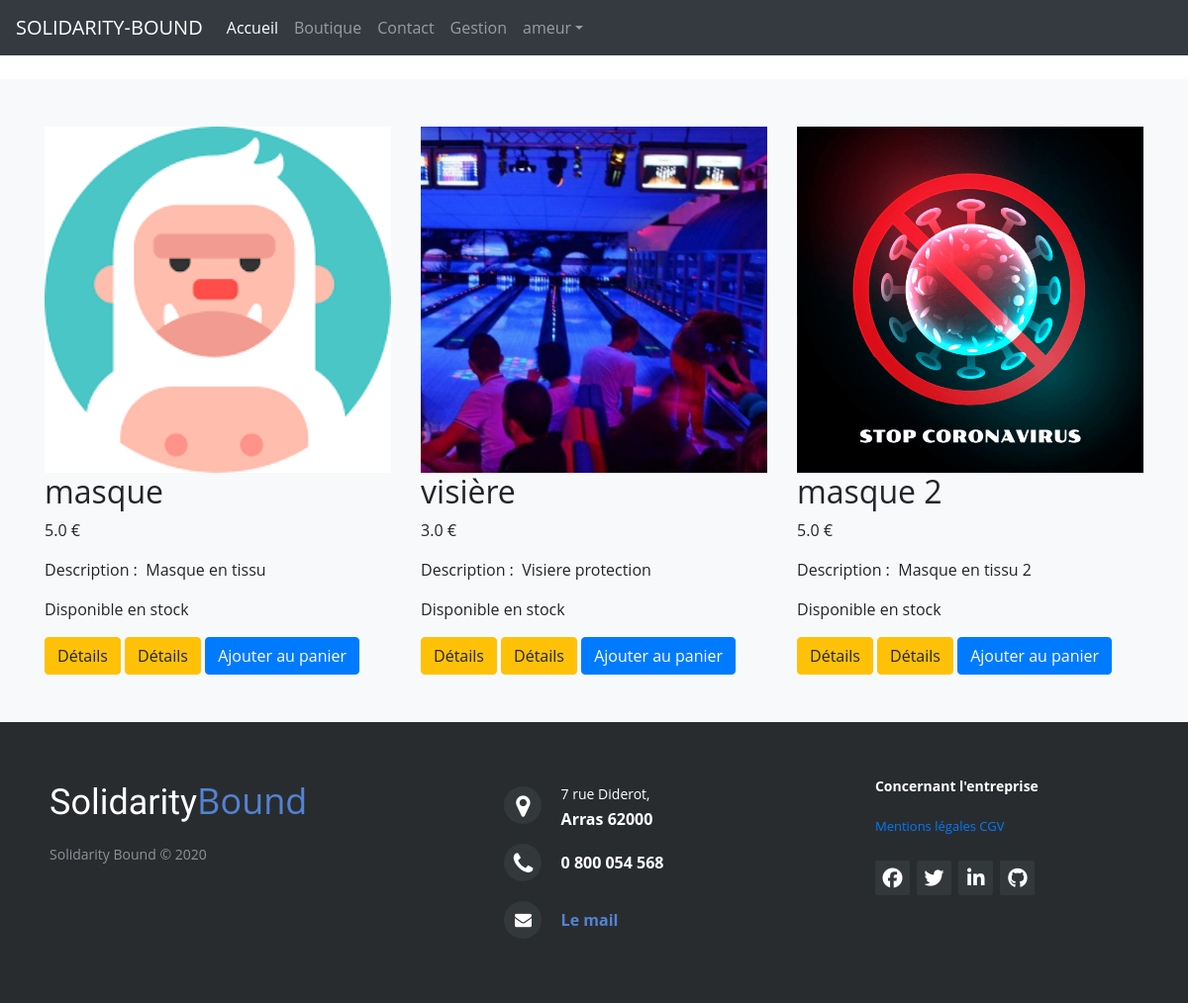
The page /boutique (signed in) on the database its author committed.
### models.py (models this page shows, shortened)
class User(UserMixin, db.Model):
    __tablename__ = 'users'
    id = db.Column(db.Integer, primary_key=True)
    name = db.Column(db.String(50), nullable=False)
    location = db.Column(db.String(50))
    email = db.Column(db.String(100), unique=True, nullable=False)
    password = db.Column(db.String(100), nullable=False)
    role_id = db.Column(db.Integer, db.ForeignKey('roles.id'))
    date_created = db.Column(db.DateTime, default=datetime.now())

class Product(db.Model):
    __tablename__ = 'products'
    __table_args__ = {'extend_existing': True}
    id = db.Column(db.Integer, primary_key=True)
    name = db.Column(db.String(50), nullable=False)
    description = db.Column(db.String(64), nullable=False)
    image = db.Column(db.String(500), nullable=False)
    price = db.Column(db.Float, nullable=False)
    quantity = db.Column(db.Integer, nullable=False)
    inStock = db.Column(db.Boolean, nullable=True)
    cart = db.relationship('Cart', backref='product')
    comments = db.relationship('Comment', backref='product', lazy=True)

### app.py (the view, shortened to what this page needs)
    @app.route('/boutique', methods=['GET', 'POST'])
    def boutique():
        form = AddProduct()
        all_products = Product.query.all()
        role_admin = 2
        return render_template('boutique.html', products=all_products, form=form, user=current_user,
                               role_admin=role_admin)

### templates/boutique.html (shortened to what this page needs)
{% extends 'base.html' %}
{% block body %}
    <br>
    <div class="album py-5 bg-light">
      <div class="container">
        <div class="row">
    {% for product in products %}
          <div class="col-md-4 col-xs-12">
                <div class="serv">
                     <img class="img-fluid" width="100%" height="225" src="{{ url_for('static', filename='img/uploads/')}}{{ product.image }}" alt="image" />
                     <h2>{{ product.name }}</h2>
                    <p style="white-space: pre-wrap">{{ product.price }} €</p>
                     <p style="white-space: pre-wrap">Description :  {{product.description }}</p>
                    <p style="white-space: pre-wrap">{% if product.quantity>0 %}Disponible en stock {% endif %} </p>
                    <a class="btn btn-warning" href="#">Détails</a>
                    <a class="btn btn-warning" href="/boutique/{{product.id}}">Détails</a>
                   <a class="btn btn-primary" href="/boutique/ajout/{{product.id}}">Ajouter au panier</a>
                </div>
         </div>
    {% endfor %}
        </div>
      </div>
    </div>
{% endblock %}

### templates/base.html (shortened to what this page needs)
<!DOCTYPE html>
<html lang="en">
<head>
    <link rel="stylesheet" href="https://cdnjs.cloudflare.com/ajax/libs/font-awesome/5.13.0/css/all.min.css">
    <link href="{{url_for('static', filename = 'css/detail.css')}}" rel="stylesheet" />
    <link rel="stylesheet" href="https://stackpath.bootstrapcdn.com/bootstrap/4.4.1/css/bootstrap.min.css">
    <link rel="stylesheet" href="./static/css/stylehome.css">
	<link rel="stylesheet" href="http://maxcdn.bootstrapcdn.com/font-awesome/4.2.0/css/font-awesome.min.css">
</head>
<body>
      <nav class="navbar navbar-expand-lg navbar-dark bg-dark" style="background-color: #e3f2fd;">
    <a class="navbar-brand" href="#">SOLIDARITY-BOUND</a>
    <div class="collapse navbar-collapse" id="navbarColor03">
      <ul class="navbar-nav mr-auto">
        <li class="nav-item active">
          <a class="nav-link" href="/">Accueil <span class="sr-only">(current)</span></a>
        </li>
        <li class="nav-item">
          <a class="nav-link" href="/boutique">Boutique</a>
        </li>
        <li class="nav-item">
          <a class="nav-link" href="#">Contact</a>
        </li>
            {% if current_user.is_authenticated %}
                <li class="nav-item">
          <a class="nav-link" href="/admin">Gestion </a>
        </li>
               <li class="nav-item dropdown" >
            <a class="nav-link dropdown-toggle" href="http://example.com" id="dropdown03" data-toggle="dropdown" aria-haspopup="true" aria-expanded="false">{{ current_user.name }}</a>
          </li>
      {% endif %}
      </ul>
    </div>
      </nav>
    <div class="">
    {% block body %}
    {% endblock %}
        </div>
    <footer class="footer-distributed">
		<div class="footer-left">
		    <h3>Solidarity<span>Bound</span></h3>
		    <p class="footer-company-name">Solidarity Bound &copy; 2020</p>
		</div>
		<div class="footer-center">
            <div>
                <i class="fa fa-map-marker"></i>
		        <p><span>7 rue Diderot,</span> Arras 62000</p>
		    </div>
		    <div>
		        <i class="fa fa-phone"></i>
		        <p>0 800 054 568</p>
		    </div>
		    <div>
		        <i class="fa fa-envelope"></i>
		        <p><a href="#">Le mail </a></p>
		    </div>
		</div>
		<div class="footer-right">
            <p class="footer-company-about">
                <span>Concernant l'entreprise</span>
                <a href="#">Mentions légales</a>
                <a href="#">CGV</a>
		    </p>
		    <div class="footer-icons">
		        <a href="#"><i class="fa fa-facebook"></i></a>
		        <a href="#"><i class="fa fa-twitter"></i></a>
		        <a href="#"><i class="fa fa-linkedin"></i></a>
		        <a href="#"><i class="fa fa-github"></i></a>
		    </div>
		</div>
		</footer>
</body>
</html>

### static/css/detail.css (style rules this page uses)
* { margin: 0; padding: 0; font-family: "Open Sans",sans-serif; box-sizing: border-box; }
body { margin-top: 150px; background: #7ed6df; transition: 0.6s linear; }

### static/css/stylehome.css (style rules this page uses)
body { font-family: "Lucida Sans"; margin:0; padding: 0; min-height: 100vh; display: flex; flex-direction: column; }
footer { position: relative; bottom: 0; }
.footer-distributed { background-color: #292c2f; box-shadow: 0 1px 1px 0 rgba(0, 0, 0, 0.12); box-sizing: border-box; width: 100%; text-align: left; font: bold 16px sans-serif; margin-top: auto; padding: 55px 50px; }
.footer-distributed .footer-left, .footer-distributed .footer-center, .footer-distributed .footer-right { display: inline-block; vertical-align: top; }
.footer-distributed .footer-left { width: 40%; }
.footer-distributed h3 { color: #ffffff; font: normal 36px 'Cookie', cursive; margin: 0; }
.footer-distributed h3 span { color: #5383d3; }
.footer-distributed .footer-company-name { color: #8f9296; font-size: 14px; font-weight: normal; margin: 0; }
.footer-distributed .footer-center { width: 35%; }
.footer-distributed .footer-center i { background-color: #33383b; color: #ffffff; font-size: 25px; width: 38px; height: 38px; border-radius: 50%; text-align: center; line-height: 42px; margin: 10px 15px; vertical-align: middle; }
.footer-distributed .footer-center i.fa-envelope { font-size: 17px; line-height: 38px; }
.footer-distributed .footer-center p { display: inline-block; color: #ffffff; vertical-align: middle; margin:0; }
.footer-distributed .footer-center p span { display:block; font-weight: normal; font-size:14px; line-height:2; }
.footer-distributed .footer-center p a { color: #5383d3; text-decoration: none;; }
.footer-distributed .footer-right { width: 20%; }
.footer-distributed .footer-company-about { line-height: 20px; color: #92999f; font-size: 13px; font-weight: normal; margin: 0; }
.footer-distributed .footer-company-about span { display: block; color: #ffffff; font-size: 14px; font-weight: bold; margin-bottom: 20px; }
.footer-distributed .footer-icons { margin-top: 25px; }
.footer-distributed .footer-icons a { display: inline-block; width: 35px; height: 35px; cursor: pointer; background-color: #33383b; border-radius: 2px; font-size: 20px; color: #ffffff; text-align: center; line-height: 35px; margin-right: 3px; margin-bottom: 5px; }

### rows shown on the page
User: name "ameur"
Product: image (picture), name "masque", price "5.0", description "Masque en tissu", quantity "Disponible en stock"
Product: image (picture), name "visière", price "3.0", description "Visiere protection", quantity "Disponible en stock"
Product: image (picture), name "masque 2", price "5.0", description "Masque en tissu 2", quantity "Disponible en stock"
